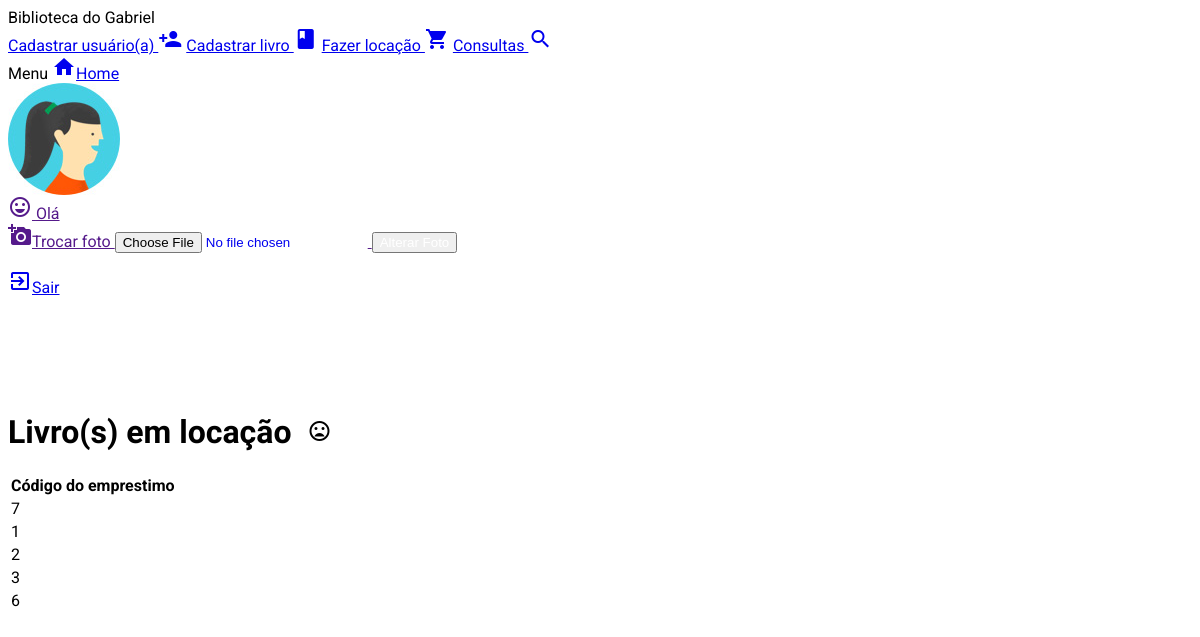
The page /consemprestimo.php on the database its author committed.
### tables this page shows
CREATE TABLE IF NOT EXISTS `usuarios` (
  `id` int(11) NOT NULL AUTO_INCREMENT,
  `nome` varchar(255) NOT NULL,
  `login` varchar(255) NOT NULL,
  `senha` varchar(255) NOT NULL,
  `foto` varchar(255) NOT NULL,
  PRIMARY KEY (`id`)
);

CREATE TABLE IF NOT EXISTS `emprestimo` (
  `idEmprestimo` int(11) NOT NULL AUTO_INCREMENT,
  `leitor` varchar(30) NOT NULL,
  `livro` varchar(30) NOT NULL,
  `data` timestamp NOT NULL DEFAULT CURRENT_TIMESTAMP ON UPDATE CURRENT_TIMESTAMP,
  PRIMARY KEY (`idEmprestimo`)
);

### antisql.php (called while the page is built)
<?php
function antisql($conexao,$string){
	$string = get_magic_quotes_gpc() ? stripslashes($string) : $string;
	$string = mysqli_real_escape_string($conexao,$string);
	return $string;
}
?>

### consemprestimo.php (the view, shortened to what this page needs)
<html>
  <head>
    <link rel="stylesheet" href="https://code.getmdl.io/1.3.0/material.light_blue-yellow.min.css" />
    <link rel="stylesheet" href="styles.css">
   <link href="//cdn.muicss.com/mui-0.9.20/css/mui.min.css" rel="stylesheet" type="text/css" />
      <link rel="stylesheet" href="css/estilo.css">
	</head>
  <?php
  include 'config.php';
  $sql = "SELECT * FROM usuarios WHERE login = '".$_SESSION['login']."'";
  $sqlExecuta = mysqli_query($conexao,$sql);
  $user = mysqli_fetch_assoc($sqlExecuta);
  ?>
  <body>
<div class="mdl-layout mdl-js-layout">
  <header class="mdl-layout__header mdl-layout__header--scroll">
    <div class="mdl-layout__header-row">
      <span class="mdl-layout-title"> Biblioteca do Gabriel</span>
      <nav class="mdl-navigation">
      <a class="mdl-navigation__link" href="caduser.php">Cadastrar usuário(a)&nbsp;<i class="material-icons">person_add</i></a>
        <a class="mdl-navigation__link" href="cadbook.php">Cadastrar livro&nbsp;<i class="material-icons">book</i></a>
        <a class="mdl-navigation__link" href="cadaluguel.php">Fazer locação&nbsp;<i class="material-icons">shopping_cart</i></a>
        <a class="mdl-navigation__link" href="consultas.php">Consultas&nbsp;<i class="material-icons">search</i></a>
      </nav>
    </div>
  </header>
  <div class="mdl-layout__drawer">
    <span class="mdl-layout-title">Menu</span>
    <a class="mdl-navigation__link" href="dashboard.php"><i class="mdl-color-text--blue-grey-400 material-icons" role="presentation">home</i>Home</a>
          <a class="mdl-navigation__link" href="">
    <nav class="mdl-navigation">
    <img src="images/<?php echo $user['foto']; ?>" class="demo-avatar"></br>
    <i class="material-icons">sentiment_very_satisfied</i>&nbsp;<span>Olá <?php echo $user["nome"];?></span>
            <div class="mdl-layout-spacer">
          <form action="altera_fotos.php" method="post" enctype="multipart/form-data"><i class="material-icons">add_a_photo</i>Trocar foto
           <input class="mdl-textfield__input" type="file" name="arquivo" id="arquivo">
            <input class="mdl-button mdl-js-button mdl-button--raised mdl-button--colored mdl-js-ripple-effect" type="submit" value="Alterar Foto" style="color: #FFF;"/>
          </form>
          </a>
          <a class="mdl-navigation__link" href="sair.php"><i class="material-icons">exit_to_app</i>Sair</a></br></br></br></br></br></br>
          </div>
          </div>
  <main class="mdl-layout__content">
    <div class="page-content">
    <table class="mui-table mui-table--bordered">
    <?php
  include "config.php";
  include "antisql.php";
  $loan = antisql($conexao,$_POST["emprestimo"]);
  $sql = "SELECT * FROM emprestimo WHERE data >= '$loan'";
  $sqlExecuta = mysqli_query($conexao,$sql);
  if(mysqli_num_rows($sqlExecuta) >0){
    ?>
  <thead>
    <tr>
    <th>Código do emprestimo</th>
      <h1>Livro(s) em locação &nbsp;<i class="material-icons">mood_bad</i></h1>
      <?php while ($linha = mysqli_fetch_assoc($sqlExecuta)){
        ?>
    </tr>
  </thead>
  <tbody>
    <tr>
      <td><?php echo $linha["livro"];?></td>
      </tr>
    <?php
}
}
else{
    ?>
  <?php
  include "config.php";
  $sql = "SELECT * FROM livro";
  $sqlExecuta = mysqli_query($conexao,$sql);
  while($linha = mysqli_fetch_assoc($sqlExecuta)){
  ?>
<tbody>
  <tr>
    <td><?php echo $linha["nome"];?></td>
    <td><?php echo $linha["editora"];?></td>
    <td><?php echo $linha["autor"];?></td>
  </tr>
    <?php
}}
?>
  </tbody>
</table>
</div>
  </main>
  </body>
</html>

### styles.css (style rules this page uses)
html, body { font-family: 'Roboto', 'Helvetica', sans-serif; }

### css/estilo.css (style rules this page uses)
h1 { font-family: 'Merienda', cursive; }

### rows shown on the page
usuarios: foto (placeholder picture)
emprestimo: livro "7"
emprestimo: livro "1"
emprestimo: livro "2"
emprestimo: livro "3"
emprestimo: livro "6"
